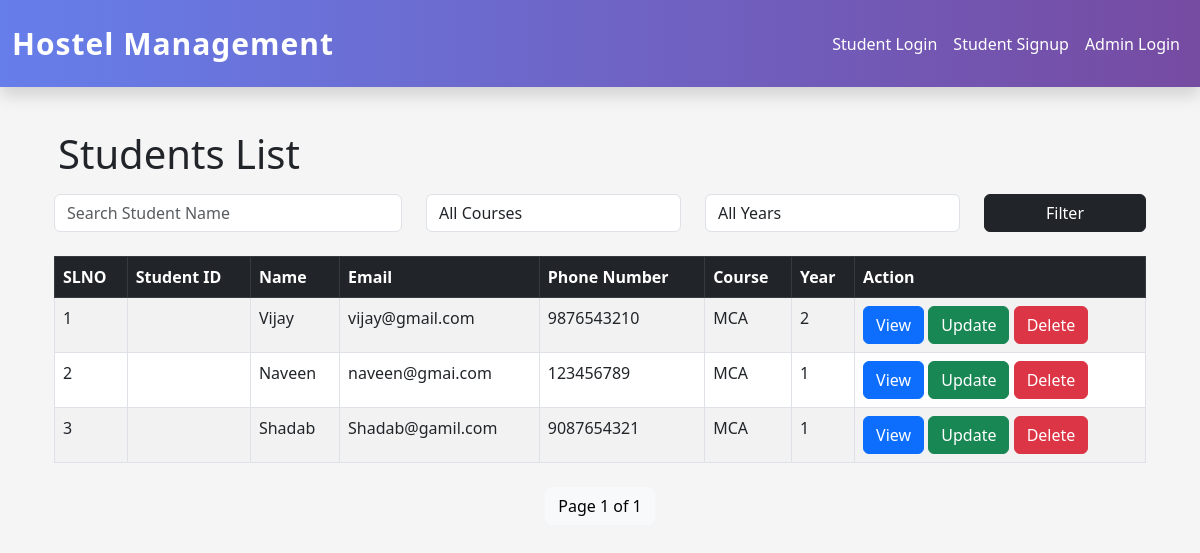
Page /student-list/ on the earlier database version.
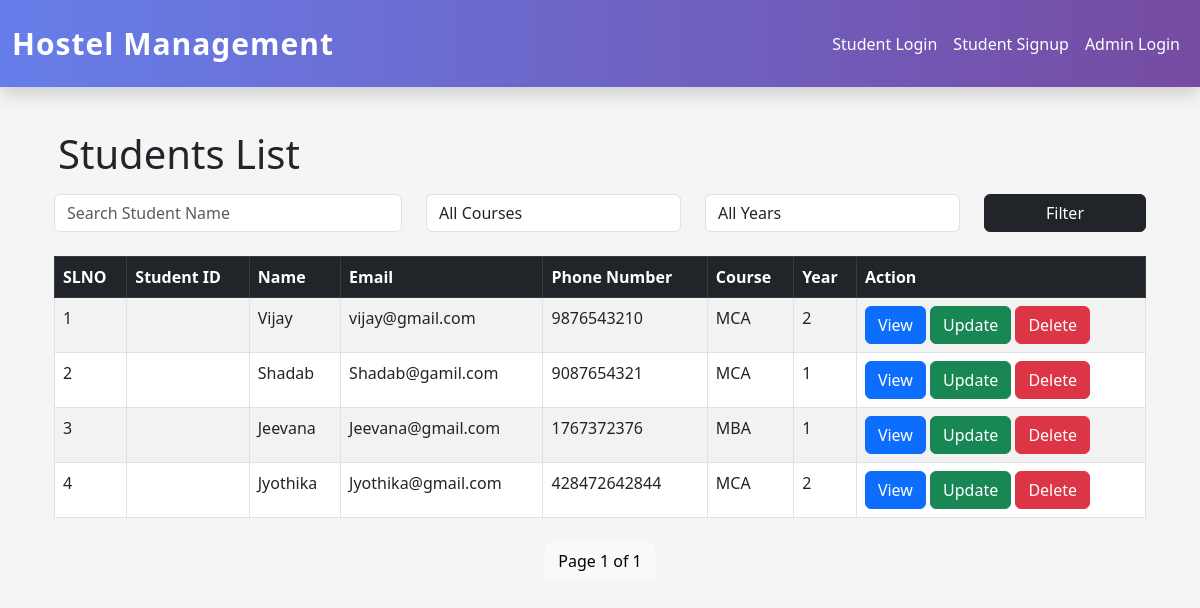
Same page on the later database version.
### hostel_app/models.py (models this page shows, shortened)
class Student(models.Model):
    student_id = models.CharField(
        max_length=20
    )
    student_name = models.CharField(max_length=100)
    email = models.EmailField(unique=True)
    phone_number = models.CharField(max_length=15)
    course = models.CharField(max_length=100)
    year = models.IntegerField()

### hostel_app/views.py (the view)
# urls.py: path('student-list/',views.student_list, name='student-list'),
def student_list(request):
    students_list = Student.objects.all()
    search = request.GET.get('search')
    course = request.GET.get('course')
    year = request.GET.get('year')
    if search:
        students_list = students_list.filter(
            student_name__icontains=search
        )
    if course:
        students_list = students_list.filter(
            course=course
        )
    if year:
        students_list = students_list.filter(
            year=year
        )
    paginator = Paginator(students_list, 5)
    page_number = request.GET.get('page')
    students = paginator.get_page(page_number)
    context = {
        "students": students
    }
    return render(
        request,
        "students/student_list.html",
        context
    )

### hostel_app/templates/students/student_list.html (shortened to what this page needs)
{% extends "master.html" %}
{% block content %}
<div class="d-flex justify-content-between align-items-center mb-6">
    <h1 class="m-3">
        Students List
    </h1>
</div>
<div class="container">
    <form method="GET" class="row mb-4">
    <div class="col-md-4">
        <input
            type="text"
            name="search"
            class="form-control"
            placeholder="Search Student Name"
        >
    </div>
    <div class="col-md-3">
        <select
            name="course"
            class="form-control"
        >
            <option value="">
                All Courses
            </option>
        </select>
    </div>
    <div class="col-md-3">
        <select
            name="year"
            class="form-control"
        >
            <option value="">
                All Years
            </option>
        </select>
    </div>
    <div class="col-md-2">
        <button
            type="submit"
            class="btn btn-dark w-100"
        >
            Filter
        </button>
    </div>
</form>
    <table class="table table-striped table-bordered">
        <thead class="table-dark">
            <tr>
                <th>SLNO</th>
                <th>Student ID</th>
                <th>Name</th>
                <th>Email</th>
                <th>Phone Number</th>
                <th>Course</th>
                <th>Year</th>
                <th>Action</th>
            </tr>
        </thead>
         <tbody>
    {% for student in students %}
    <tr>
        <td>{{ students.start_index|add:forloop.counter0 }}</td>
        <td>{{ student.student_id }}</td>
        <td>{{ student.student_name }}</td>
        <td>{{ student.email }}</td>
        <td>{{ student.phone_number }}</td>
        <td>{{ student.course }}</td>
        <td>{{ student.year }}</td>
        <td>
            <a
                href="{% url 'student-details' student.id %}"
                class="btn btn-primary"
            >
                View
            </a>
            <a
                href="{% url 'update-student' student.id %}"
                class="btn btn-success"
            >
                Update
            </a>
            <a
                href="{% url 'delete-student' student.id %}"
                class="btn btn-danger"
            >
                Delete
            </a>
        </td>
    </tr>
    {% endfor %}
</tbody>
    </table>
    <div class="mt-4 text-center">
    <span class="btn btn-light">
        Page {{ students.number }} of {{ students.paginator.num_pages }}
    </span>
</div>
</div>
{% endblock content %}

Differences in the rows shown:
removed Student: start_index|add "2", student_name "Naveen", email "naveen@gmai.com", phone_number "123456789", course "MCA", year "1"
computed for Student "Shadab": start_index|add "3" → "2"
added Student: start_index|add "3", student_name "Jeevana", email "Jeevana@gmail.com", phone_number "1767372376", course "MBA", year "1"
added Student: start_index|add "4", student_name "Jyothika", email "Jyothika@gmail.com", phone_number "428472642844", course "MCA", year "2"
